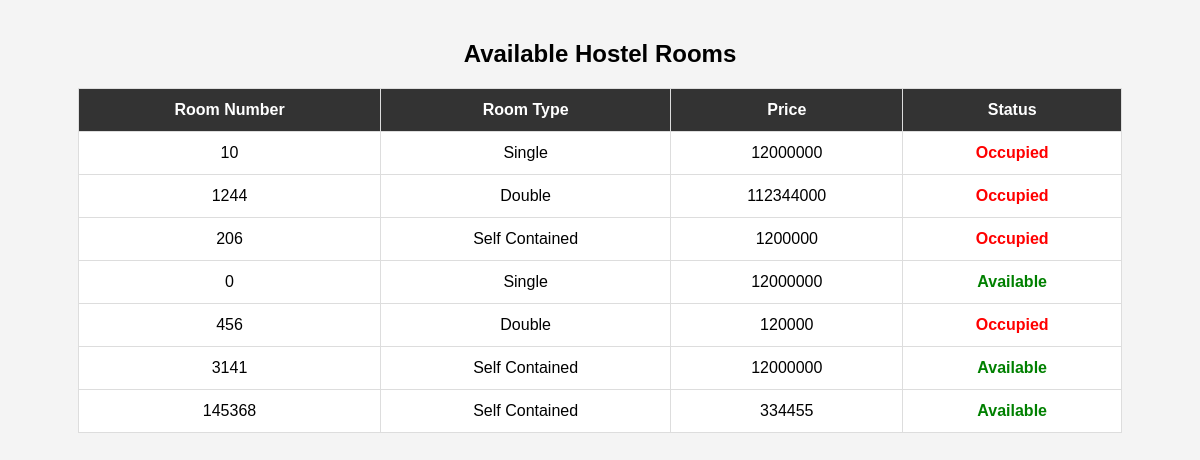
The app's page /view_rooms.php with its own data.
### tables this page shows
CREATE TABLE IF NOT EXISTS `room` (
  `roomid` int(11) NOT NULL auto_increment,
  `hostelid` int(11) NOT NULL,
  `roomtype` text NOT NULL,
  `price` int(255) NOT NULL,
  `availabilitystatus` varchar(255) NOT NULL,
  `roomnumber` int(255) NOT NULL,
  PRIMARY KEY  (`roomid`),
  KEY `hostelid` (`hostelid`)
);

### view_rooms.php (the view, shortened to what this page needs)
<?php
include('config.php');
?>
<!DOCTYPE html>
<html>
<head>
</head>
<body>
<div class="container">
    <h2>Available Hostel Rooms</h2>
    <table>
        <tr>
            <th>Room Number</th>
            <th>Room Type</th>
            <th>Price</th>
            <th>Status</th>
        </tr>
        <?php
        $query = "SELECT * FROM room";
        $result = mysqli_query($conn, $query);
        while($row = mysqli_fetch_assoc($result)){
        ?>
        <tr>
            <td><?php echo $row['roomnumber']; ?></td>
            <td><?php echo $row['roomtype']; ?></td>
            <td><?php echo $row['price']; ?></td>
            <td>
                <?php
                if($row['availabilitystatus'] == "Available"){
                    echo "<span class='available'>Available</span>";
                } else {
                    echo "<span class='occupied'>Occupied</span>";
                }
                ?>
            </td>
        </tr>
        <?php } ?>
    </table>
</div>
</body>
</html>

### view_rooms.php (style rules this page uses)
body { font-family: Arial; background:#f4f4f4; margin:0; padding:20px; }
.container { width:90%; margin:auto; }
h2 { text-align:center; }
table { width:100%; border-collapse:collapse; background:white; margin-top:20px; }
th, td { padding:12px; border:1px solid #ddd; text-align:center; }
th { background:#333; color:white; }
.available { color:green; font-weight:bold; }
.occupied { color:red; font-weight:bold; }

### records on screen
room: roomnumber "10", roomtype "Single", price "12000000", availabilitystatus "Occupied"
room: roomnumber "1244", roomtype "Double", price "112344000", availabilitystatus "Occupied"
room: roomnumber "206", roomtype "Self Contained", price "1200000", availabilitystatus "Occupied"
room: roomnumber "0", roomtype "Single", price "12000000", availabilitystatus "Available"
room: roomnumber "456", roomtype "Double", price "120000", availabilitystatus "Occupied"
room: roomnumber "3141", roomtype "Self Contained", price "12000000", availabilitystatus "Available"
room: roomnumber "145368", roomtype "Self Contained", price "334455", availabilitystatus "Available"
